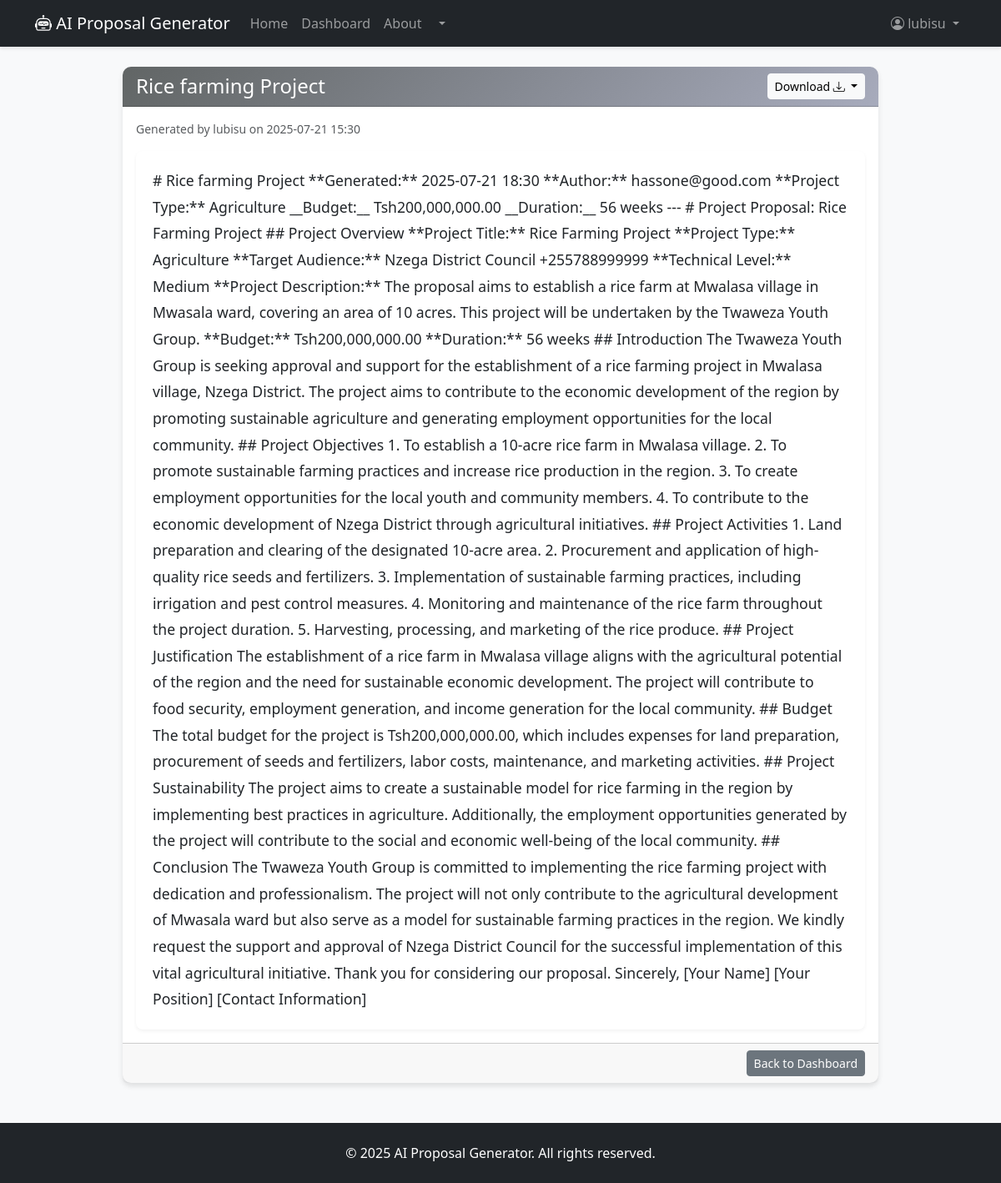
Screenshot of /proposal/22 (signed in) with the database file from the repository.
### app/models.py (models this page shows, shortened)
class User(db.Model, UserMixin):
    id = db.Column(db.Integer, primary_key=True)
    username = db.Column(db.String(20), unique=True, nullable=False)
    email = db.Column(db.String(120), unique=True, nullable=False)
    password_hash = db.Column(db.String(128))
    proposals = db.relationship('Proposal', backref='author', lazy=True)

class Proposal(db.Model):
    id = db.Column(db.Integer, primary_key=True)
    title = db.Column(db.String(100), nullable=False)
    content = db.Column(db.Text, nullable=False)
    project_type = db.Column(db.String(50))
    generated_at = db.Column(db.DateTime, nullable=False, default=datetime.utcnow)
    user_id = db.Column(db.Integer, db.ForeignKey('user.id'), nullable=False)

### app/main/routes.py (the view)
@main_bp.route('/proposal/<int:proposal_id>')
@login_required
def view_proposal(proposal_id):
    proposal = Proposal.query.get_or_404(proposal_id)
    if proposal.user_id != current_user.id:
        flash('You are not authorized to view this proposal.', 'danger')
        return redirect(url_for('main.dashboard'))
    return render_template('main/proposal.html', proposal=proposal, datetime=datetime)

### app/models.py (called while the page is built)
@login_manager.user_loader
def load_user(user_id):
    return User.query.get(int(user_id))

### app/templates/main/proposal.html (shortened to what this page needs)
{% extends "main/base.html" %}
{% block content %}
<div class="container mt-4">
    <div class="row justify-content-center">
        <div class="col-lg-10">
            <div class="card">
                <div class="card-header d-flex justify-content-between align-items-center">
                    <h4 class="mb-0 text-white">{{ proposal.title }}</h4>
                    <div class="btn-group" role="group" aria-label="Download options">
                        <button type="button" class="btn btn-light btn-sm dropdown-toggle" data-bs-toggle="dropdown" aria-expanded="false">
                            Download <i class="bi bi-download"></i>
                        </button>
                    </div>
                </div>
                <div class="card-body">
                    <small class="text-muted d-block mb-3">Generated by {{ proposal.author.username }} on {{ moment(proposal.generated_at).format('YYYY-MM-DD HH:mm') }}</small>
                    <div class="proposal-content">
                        {{ proposal.content | safe }}
                    </div>
                </div>
                <div class="card-footer text-end">
                    <a href="{{ url_for('main.dashboard') }}" class="btn btn-secondary btn-sm">Back to Dashboard</a>
                </div>
            </div>
        </div>
    </div>
</div>
{% endblock %}

### app/templates/main/base.html (shortened to what this page needs)
<!DOCTYPE html>
<html lang="en">
<head>
    <link href="https://cdn.jsdelivr.net/npm/bootstrap@5.3.0/dist/css/bootstrap.min.css" rel="stylesheet">
    <link rel="stylesheet" href="https://cdn.jsdelivr.net/npm/bootstrap-icons@1.10.0/font/bootstrap-icons.css">
    <link rel="stylesheet" href="{{ url_for('static', filename='css/style.css') }}">
</head>
<body>
    <nav class="navbar navbar-expand-lg navbar-dark bg-dark mb-4">
        <div class="container">
            <a class="navbar-brand" href="{{ url_for('main.index') }}">
                <i class="bi bi-robot"></i> AI Proposal Generator
            </a>
            <div class="collapse navbar-collapse" id="navbarNav">
                <ul class="navbar-nav me-auto">
                    <li class="nav-item">
                        <a class="nav-link" href="{{ url_for('main.index') }}">Home</a>
                    </li>
                    <li class="nav-item">
                        <a class="nav-link" href="{{ url_for('main.dashboard') }}">Dashboard</a>
                    </li>
                    <li class="nav-item">
                        <a class="nav-link" href="{{ url_for('main.about') }}">About</a>
                    </li>
                    <li class="nav-item dropdown">
                        <a class="nav-link dropdown-toggle" href="#" data-bs-toggle="dropdown">
                        </a>
                    </li>
                </ul>
                <ul class="navbar-nav">
                    {% if current_user.is_authenticated %}
                    <li class="nav-item dropdown">
                        <a class="nav-link dropdown-toggle" href="#" id="navbarDropdown" role="button" data-bs-toggle="dropdown" aria-expanded="false">
                            <i class="bi bi-person-circle"></i> {{ current_user.username }}
                        </a>
                    </li>
                    {% endif %}
                </ul>
            </div>
        </div>
    </nav>
    <main class="container mb-5">
        {% block content %}{% endblock %}
    </main>
    <footer class="bg-dark text-white py-4 mt-5">
        <div class="container text-center">
            <p class="mb-0">&copy; {{ now.year }} AI Proposal Generator. All rights reserved.</p>
        </div>
    </footer>
</body>
</html>

### app/static/CSS/style.css (style rules this page uses)
body { font-family: 'Segoe UI', Tahoma, Geneva, Verdana, sans-serif; background-color: #f8f9fa; color: #212529; }
.navbar { box-shadow: 0 2px 4px rgba(0,0,0,.1); }
.card { border: none; border-radius: 10px; box-shadow: 0 4px 6px rgba(0,0,0,.1); transition: transform 0.3s ease; }
.card-header { border-radius: 10px 10px 0 0 !important; background: linear-gradient(135deg, #616565 0%, #a7abbc 100%); //background: linear-gradient(135deg, #667eea 0%, #764ba2 100%); color: white; }
.proposal-content { line-height: 1.8; font-size: 1.1rem; padding: 20px; background-color: #ffffff; border-radius: 8px; box-shadow: 0 2px 4px rgba(0,0,0,.05); }

### rows the page displays
User: username "lubisu", author.username "lubisu"
Proposal: title "Rice farming Project", generated_at "2025-07-21 15:30", content "# Rice farming Project **Generated:** 2025-07-21 18:30 **Author:** hassone@good.com **Project Type:** Agriculture __Budget:__ Tsh200,000,000.00 __Duration:__ 56 weeks --- # Project Proposal: Rice Farming Project ## Project Overview **Project Title:** Rice Farming Project **Project Type:** Agriculture **Target Audience:** Nzega District Council +255788999999 **Technical Level:** Medium **Project Description:** The proposal aims to establish a rice farm at Mwalasa village in Mwasala ward, covering an area of 10 acres. This project will be undertaken by the Twaweza Youth Group. **Budget:** Tsh200,000,000.00 **Duration:** 56 weeks ## Introduction The Twaweza Youth Group is seeking approval and…"
